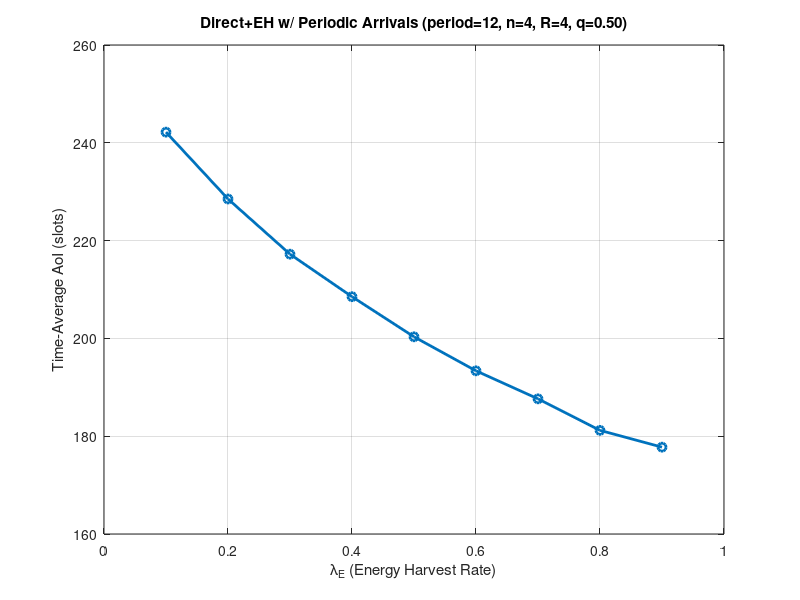

The MATLAB source for this figure:
clc; clear;

% 1) Parametreler
period        = 12;              % Her 10 slot'ta bir yeni update üretilir
n_pkt         = 4;               % Update başına paket sayısı
R             = 4;               % Alıcı sayısı
q             = 0.5;             % Erasure (kayıp) olasılığı
lambda_E_vals = 0.1:0.1:0.9;     % Enerji hasat oranları
num_trials    = 200;             % Monte Carlo deneme sayısı
T_total       = 500;             % Her trial için toplam slot sayısı
Bcap          = 20;              % Batarya kapasitesi (birim enerji)
E_tx          = 4;               % Bir iletim slotunda harcanan enerji
E_harvest     = 4;               % Bir hasat slotunda toplanan enerji

% 2) Sonuç dizisi
sim_dir = zeros(size(lambda_E_vals));

% 3) Monte Carlo döngüsü
for li = 1:length(lambda_E_vals)
  lamE   = lambda_E_vals(li);
  AoI_acc = 0;    % tüm slot'lar boyunca biriktirilen AoI toplamı

  for tr = 1:num_trials
    bat     = 20;      % batarya başlangıcı
    last_del= 0;      % en son teslim zamanı (AoI sıfırlama için)
    
    % FIFO kuyruğu: boş struct ile başlatıyoruz
    queue = struct('gen',{},'pkt',{},'rcv',{});
    
    % Her slot’ta:
    for t = 1:T_total
      % (a) Periyodik update üretimi
      if mod(t-1,period)==0
        queue(end+1) = struct( ...
          'gen', t, ...
          'pkt', 1, ...
          'rcv', zeros(1,R) ...
        );
      end

      % (b) AoI artışı (t anındaki AoI = t - last_del)
      AoI_acc = AoI_acc + (t - last_del);

      % (c) Kuyruk boşsa sadece enerji hasat et
      if isempty(queue)
        if rand < lamE && bat < Bcap
          bat = bat + E_harvest;
        end
        continue
      end

      % (d) Kuyruğun önündeki update
      upd = queue(1);

      % (d1) Bu update tümüyle bitti mi?
      if upd.pkt > n_pkt
        % Update teslim edildi (hepsini ilettik):
        last_del   = upd.gen;   % AoI sıfırlanır
        queue(1)   = [];        % dequeue
        continue
      end

      % (d2) Mevcut paketi iletmek mi, yoksa paket teslim edilmiş mi?
      if any(upd.rcv < 1)
        % hâlâ bu paketi tüm alıcılara iletmemiz lazım
        if bat >= E_tx
          % --- İletim slotu ---
          bat = bat - E_tx;
          % Her alıcı için bağımsız erasure denemesi:
          success      = (rand(1,R) > q);
          % Bir kere 1 oldu mu kalıcı say:
          upd.rcv(upd.rcv<1 & success) = 1;
          queue(1) = upd;
        else
          % --- Hasat slotu ---
          if rand < lamE && bat < Bcap
            bat = bat + E_harvest;
          end
        end
      else
        % bu paket tüm alıcılara iletildi → bir sonraki pakete geç
        upd.pkt = upd.pkt + 1;
        upd.rcv = zeros(1,R);
        queue(1)= upd;
      end
    end
  end

  % slot başına ort. AoI:
  sim_dir(li) = AoI_acc / (num_trials * T_total);
end

% 4) Sonuçların görselleştirilmesi
figure;
plot(lambda_E_vals, sim_dir, '-o', 'LineWidth',2);
xlabel('\lambda_E (Energy Harvest Rate)');
ylabel('Time-Average AoI (slots)');
title(sprintf('Direct+EH w/ Periodic Arrivals (period=%d, n=%d, R=%d, q=%.2f)', ...
  period, n_pkt, R, q));
grid on;
